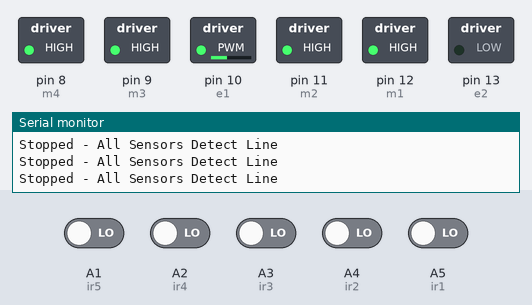
Bench run of a sketch on a simulated Arduino Uno, built with avr-gcc and run on an emulated ATmega328P. On the bench: switched loads named in the sketch (green lamp = pin HIGH), the last lines printed to the serial monitor. Inputs (shaded band) come from the test bench; at power-on: A1 (ir5), A2 (ir4), A3 (ir3), A4 (ir2), A5 (ir1) LOW.

Above: at 1.2 s.
1.3 s: A1 (ir5) driven HIGH and A2 (ir4) driven HIGH
At 2.5 s:
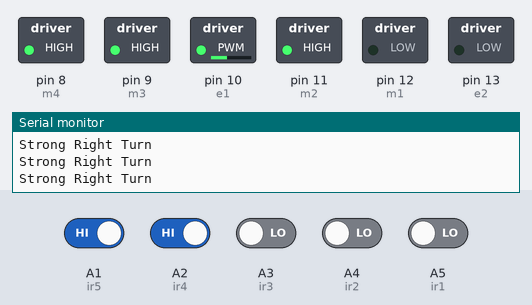
2.8 s: A5 (ir1) driven HIGH
4.8 s: A3 (ir3) driven HIGH
At 5.6 s:
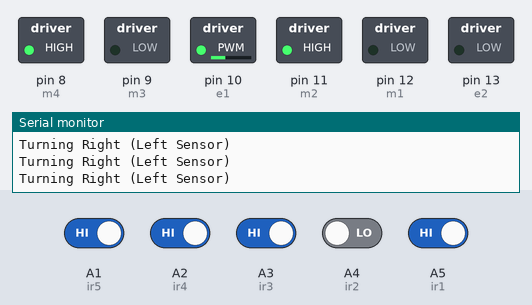
6.3 s: A1 (ir5) driven LOW
At 7.0 s:
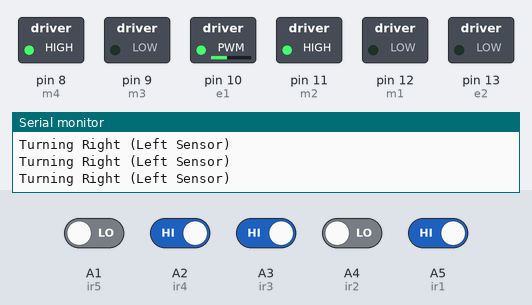
7.8 s: A4 (ir2) driven HIGH
At 8.7 s:
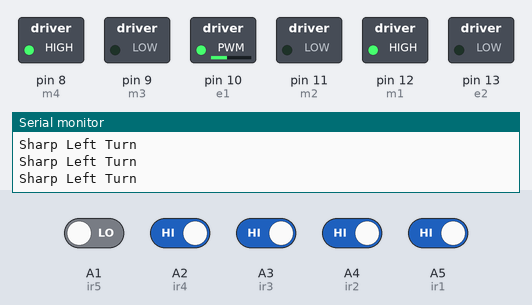
9.3 s: A2 (ir4) driven LOW and A3 (ir3) driven LOW
At 10.7 s:
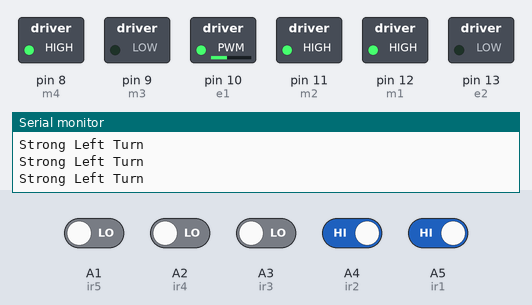
Timing chart, 0 to 11.8 s (numbered marks = the images above; inputs shaded):
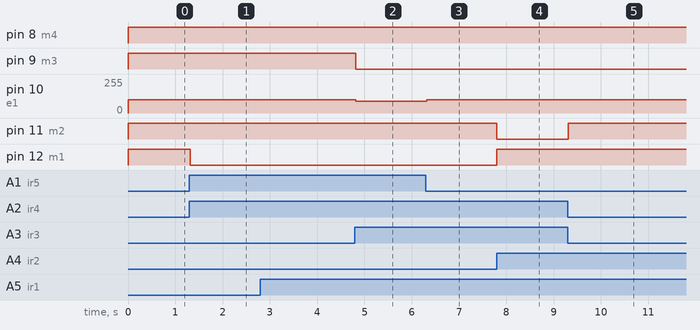

The sketch:

rule_based_encoder_switch.ino
```cpp
// Motor pin definitions
#define m1 12   // Right Motor pin1
#define m2 11   // Right Motor pin2
#define m3 9    // Left Motor pin1
#define m4 8    // Left Motor pin2
#define e1 10   // Right Motor Enable
#define e2 13   // Left Motor Enable

// 5 Channel IR Sensor Connections
#define ir1 A5  // Left Most Sensor
#define ir2 A4  // Left Sensor
#define ir3 A3  // Middle Sensor
#define ir4 A2  // Right Sensor
#define ir5 A1  // Right Most Sensor

// Encoder pin and constants
#define ENCODER_PIN 7
const float HOLES_PER_REV = 20.0;        // 20 holes per revolution
const float WHEEL_DIAMETER = 6.3;        // Wheel diameter in cm
const float WHEEL_CIRCUM = 3.14159 * WHEEL_DIAMETER; // Circumference in cm
const float TARGET_DISTANCE = 583.0;     // Target distance in cm

volatile float holes = 0;  // Volatile for interrupt
float distance = 0;
bool lineFollowing = true; // Flag to control mode

void setup() {
  Serial.begin(9600);

  // Motor pins
  pinMode(m1, OUTPUT);
  pinMode(m2, OUTPUT);
  pinMode(m3, OUTPUT);
  pinMode(m4, OUTPUT);
  pinMode(e1, OUTPUT);
  pinMode(e2, OUTPUT);

  // IR sensor pins
  pinMode(ir1, INPUT);
  pinMode(ir2, INPUT);
  pinMode(ir3, INPUT);
  pinMode(ir4, INPUT);
  pinMode(ir5, INPUT);

  // Encoder pin
  pinMode(ENCODER_PIN, INPUT);
  attachInterrupt(digitalPinToInterrupt(ENCODER_PIN), count, FALLING);
}

void loop() {
  // Calculate distance traveled
  distance = (holes / HOLES_PER_REV) * WHEEL_CIRCUM;

  // Check if target distance is reached
  if (distance >= TARGET_DISTANCE && lineFollowing) {
    Serial.println("Reached 583 cm. Switching to straight forward mode.");
    lineFollowing = false; // Switch to straight forward mode
  }

  if (lineFollowing) {
    // IR sensor readings
    int s1 = digitalRead(ir1);  // Left Most Sensor
    int s2 = digitalRead(ir2);  // Left Sensor
    int s3 = digitalRead(ir3);  // Middle Sensor
    int s4 = digitalRead(ir4);  // Right Sensor
    int s5 = digitalRead(ir5);  // Right Most Sensor

    // Set default motor speeds
    analogWrite(e1, 100);  // Right motor speed
    analogWrite(e2, 100);  // Left motor speed

    // Middle sensor detects line
    if ((s1 == 1) && (s2 == 1) && (s3 == 0) && (s4 == 1) && (s5 == 1)) {
      digitalWrite(m1, LOW);   // Forward
      digitalWrite(m2, HIGH);
      digitalWrite(m3, LOW);   // Forward
      digitalWrite(m4, HIGH);
      Serial.println("Moving Forward");
    }
    // Left sensor detects line
    else if ((s1 == 1) && (s2 == 0) && (s3 == 1) && (s4 == 1) && (s5 == 1)) {
      analogWrite(e1, 90);     // Right motor full speed
      analogWrite(e2, 70);     // Left motor reduced speed
      digitalWrite(m1, LOW);   // Forward
      digitalWrite(m2, HIGH);
      digitalWrite(m3, LOW);   // Forward
      digitalWrite(m4, HIGH);
      Serial.println("Turning Right (Left Sensor)");
    }
    // Left most sensor detects line
    else if ((s1 == 0) && (s2 == 1) && (s3 == 1) && (s4 == 1) && (s5 == 1)) {
      digitalWrite(m1, LOW);   // Forward
      digitalWrite(m2, HIGH);
      digitalWrite(m3, HIGH);  // Backward
      digitalWrite(m4, LOW);
      Serial.println("Sharp Right Turn");
    }
    // Right sensor detects line
    else if ((s1 == 1) && (s2 == 1) && (s3 == 1) && (s4 == 0) && (s5 == 1)) {
      analogWrite(e1, 70);     // Right motor reduced speed
      analogWrite(e2, 90);     // Left motor full speed
      digitalWrite(m1, LOW);   // Forward
      digitalWrite(m2, HIGH);
      digitalWrite(m3, LOW);   // Forward
      digitalWrite(m4, HIGH);
      Serial.println("Turning Left (Right Sensor)");
    }
    // Right most sensor detects line
    else if ((s1 == 1) && (s2 == 1) && (s3 == 1) && (s4 == 1) && (s5 == 0)) {
      digitalWrite(m1, HIGH);  // Backward
      digitalWrite(m2, LOW);
      digitalWrite(m3, LOW);   // Forward
      digitalWrite(m4, HIGH);
      Serial.println("Sharp Left Turn");
    }
    // Middle and right sensors detect line
    else if ((s1 == 1) && (s2 == 1) && (s3 == 0) && (s4 == 0) && (s5 == 1)) {
      digitalWrite(m1, HIGH);  // Stop
      digitalWrite(m2, HIGH);
      digitalWrite(m3, LOW);   // Forward
      digitalWrite(m4, HIGH);
      Serial.println("Gentle Left Turn");
    }
    // Middle and left sensors detect line
    else if ((s1 == 1) && (s2 == 0) && (s3 == 0) && (s4 == 1) && (s5 == 1)) {
      digitalWrite(m1, LOW);   // Forward
      digitalWrite(m2, HIGH);
      digitalWrite(m3, HIGH);  // Stop
      digitalWrite(m4, HIGH);
      Serial.println("Gentle Right Turn");
    }
    // Middle, left and left most sensors detect line
    else if ((s1 == 0) && (s2 == 0) && (s3 == 0) && (s4 == 1) && (s5 == 1)) {
      digitalWrite(m1, LOW);   // Forward
      digitalWrite(m2, HIGH);
      digitalWrite(m3, HIGH);  // Stop
      digitalWrite(m4, HIGH);
      Serial.println("Strong Right Turn");
    }
    // Middle, right and right most sensors detect line
    else if ((s1 == 1) && (s2 == 1) && (s3 == 0) && (s4 == 0) && (s5 == 0)) {
      digitalWrite(m1, HIGH);  // Stop
      digitalWrite(m2, HIGH);
      digitalWrite(m3, LOW);   // Forward
      digitalWrite(m4, HIGH);
      Serial.println("Strong Left Turn");
    }
    // All sensors detect line
    else if ((s1 == 0) && (s2 == 0) && (s3 == 0) && (s4 == 0) && (s5 == 0)) {
      digitalWrite(m1, HIGH);  // Stop
      digitalWrite(m2, HIGH);
      digitalWrite(m3, HIGH);  // Stop
      digitalWrite(m4, HIGH);
      Serial.println("Stopped - All Sensors Detect Line");
    }
  } else {
    // Straight forward mode
    analogWrite(e1, 0);  // Right motor speed
    analogWrite(e2, 0);  // Left motor speed
    digitalWrite(m1, LOW);   // Forward
    digitalWrite(m2, HIGH);
    digitalWrite(m3, LOW);   // Forward
    digitalWrite(m4, HIGH);
    Serial.println("Moving Straight Forward");
  }
}

void count() {
  holes++;
}
```

Measured:
- after the input at 1.3 s, pin 12 (m1): HIGH → LOW at once
- after the input at 4.8 s, pin 9 (m3): HIGH → LOW at once; pin 10 (e1): 100/255 → 90/255 at once
- after the input at 6.3 s, pin 10 (e1): 90/255 → 100/255 at once
- after the input at 7.8 s, pin 11 (m2): HIGH → LOW at once; pin 12 (m1): LOW → HIGH at once
- after the input at 9.3 s, pin 11 (m2): LOW → HIGH at once
